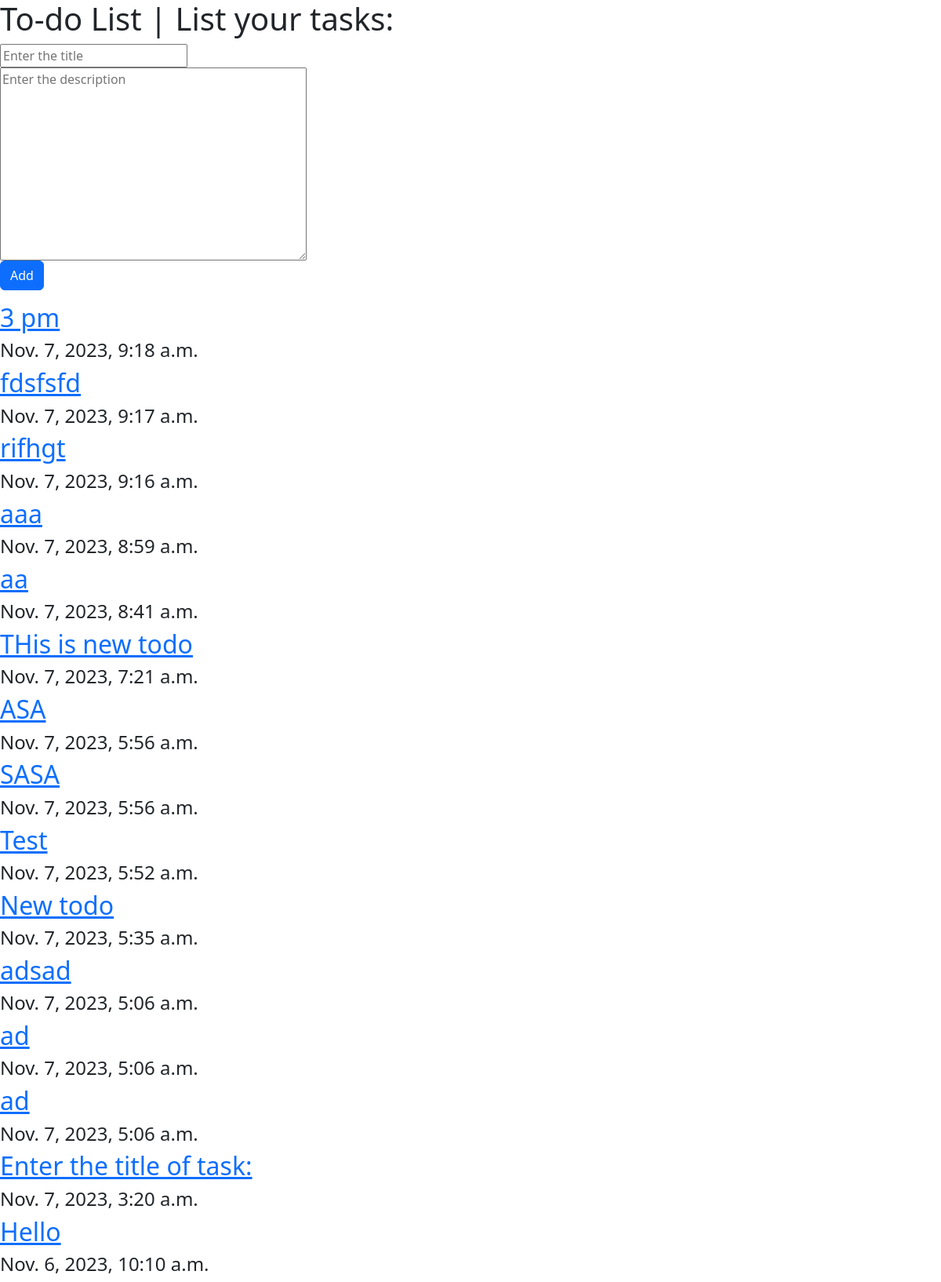
The page / on the database its author committed.
### todo/models.py (models this page shows, shortened)
class Todo(models.Model):
    title = models.CharField(max_length=30,null=True)
    body = models.TextField(null=True)
    creation_date = models.DateTimeField(auto_now_add=True)

### todo/views.py (the view)
# urls.py: path('',views.todo_index,name='todo_index'),
def todo_index(request):
    todos = Todo.objects.all().order_by('-creation_date')
    form = TodoForm()
    if (request.method == 'POST'):
        form = TodoForm(request.POST)
        if form.is_valid():
            form.save()
            return HttpResponseRedirect(request.path_info)
    context = {
        'todos': todos,
        'form': TodoForm(),
    }
    return render(request,'index.html',context)

### todo/forms.py (shortened to what this page needs)
class TodoForm(forms.ModelForm):
    title = forms.CharField(label="title",max_length=30,widget=forms.TextInput(attrs={"class":"form-title","placeholder":"Enter the title"}))
    body = forms.CharField(label="description",widget=forms.Textarea(attrs={"class":"form-body","rows":10,"placeholder":"Enter the description"}))
    class Meta:
        model = Todo
        fields = ['title','body']
    title = forms.CharField(label="title",max_length=30,widget=forms.TextInput(attrs={"class":"form-title","placeholder":"Enter the title"}))
    body = forms.CharField(label="description",widget=forms.Textarea(attrs={"class":"form-body","rows":10,"placeholder":"Enter the description"}))

### todo/templates/index.html (shortened to what this page needs)
{% load bootstrap5 %}
{% bootstrap_css %}
{% block page_title %}
<h1>To-do List | List your tasks:</h1>
{% endblock page_title  %}
{% block form %}
    <form method='POST' class="">
        <div >{{form.title}}</div>
        <div>{{form.body}}</div>
        <button class="btn btn-primary" type="submit">Add</button>
    </form>
{% endblock form %}
{% block page_content %}
    {% block todo_details %}
        {% for todo in todos %}
            <h2><a href="{% url 'todo_detail' todo.pk %}">{{todo.title}}</a></h2>
            <h4>{{todo.creation_date}}</h4>
        {% endfor %}
    {% endblock todo_details %}
{% endblock page_content %}

### rows shown on the page
Todo: title "3 pm", creation_date "Nov. 7, 2023, 9:18 a.m."
Todo: title "fdsfsfd", creation_date "Nov. 7, 2023, 9:17 a.m."
Todo: title "rifhgt", creation_date "Nov. 7, 2023, 9:16 a.m."
Todo: title "aaa", creation_date "Nov. 7, 2023, 8:59 a.m."
Todo: title "aa", creation_date "Nov. 7, 2023, 8:41 a.m."
Todo: title "THis is new todo", creation_date "Nov. 7, 2023, 7:21 a.m."
Todo: title "ASA", creation_date "Nov. 7, 2023, 5:56 a.m."
Todo: title "SASA", creation_date "Nov. 7, 2023, 5:56 a.m."
Todo: title "Test", creation_date "Nov. 7, 2023, 5:52 a.m."
Todo: title "New todo", creation_date "Nov. 7, 2023, 5:35 a.m."
Todo: title "adsad", creation_date "Nov. 7, 2023, 5:06 a.m."
Todo: title "ad", creation_date "Nov. 7, 2023, 5:06 a.m."
Todo: title "ad", creation_date "Nov. 7, 2023, 5:06 a.m."
Todo: title "Enter the title of task:", creation_date "Nov. 7, 2023, 3:20 a.m."
Todo: title "Hello", creation_date "Nov. 6, 2023, 10:10 a.m."
